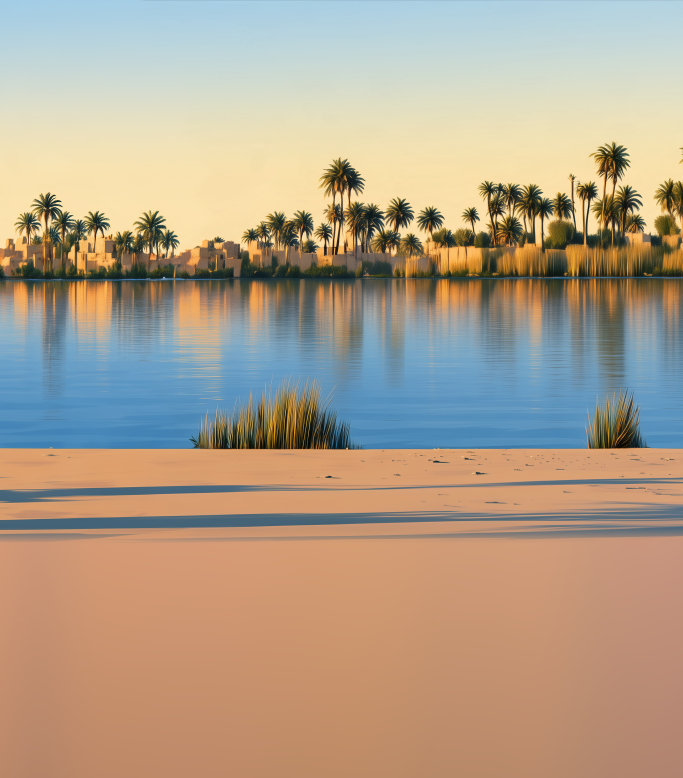
#> input picture assets/egipto/acto1/capas/medio_arena_1.png, 2048 x 2332 px (shown at 1/3 size); its folder holds only this picture in this run
$ python arena_delante.py ../../assets/egipto/acto1/capas/medio_arena_1.png
#> lines starting #> are read from the running program, lines starting #| are printed output that depends on the picture; after the words box and inside, x2 and y2 are one past the last pixel; in counts of white or black regions, pixels touching at a corner belong together
"""LA ARENA DE DELANTE, DEL MISMO SUELO QUE LA DE DETRAS (2026-10-29; el usuario:
"hay una linea rara donde se une las piedras con la arena... parece que son
suelos distintos"). La franja de delante (medio_arena_delante_N, la que tapa el
pie de las piezas) es lo de abajo de la imagen de la playa: mas rosada, fria y
oscura que la arena de detras, con las sombras azules de las palmeras (la raya
oscura bajo su borde). Aqui se rehace de medio_arena_N (como capas.py: lo de
debajo de Y_CORTE, con su rampa de alfa) y:
  - el color: arriba, el de la arena de justo encima de la costura (que casen
    al juntarse); hacia abajo se deja algo de lo suyo (lo cercano, algo mas
    oscuro, ABAJO_QUEDA);
  - las sombras azules de palmera, a sombra de arena: su azul al color de la
    arena y su luz, a medio camino de la de alrededor (tambien en la arena de
    detras, medio_arena_N, que se reescribe: limpiar_azul).
Nada pintado: el color y la luz salen de la misma imagen.

capas.py lo llama al acabar. Uso suelto: python -I tools/egipto/arena_delante.py [--ver carpeta]
"""
import glob
import os
import sys

import cv2
import numpy as np

AQUI = os.path.dirname(os.path.realpath(__file__))
sys.path.insert(0, AQUI)
import tira as T  # noqa: E402

PROYECTO = os.path.dirname(os.path.dirname(AQUI))
CAPAS = os.path.join(PROYECTO, "assets", "egipto", "acto1", "capas")
Y_CORTE = T.Y_PISA + 22      # (capas.py: medio(), y_corte)
RAMPA = 26.0
ENCIMA = (120, 20)           # filas por encima de la costura de donde se toma el color
ABAJO_QUEDA = 0.35           # lo que se deja del cambio de luz abajo del todo (el color, entero)
AZUL_DESDE = 3.0             # b de Lab por debajo del de la arena donde empieza a ser sombra azul
AZUL_HASTA = 12.0
LISO = 7.0                   # desviacion de la luz (Lab, 9 x 9) por encima de la cual es detalle, no sombra


def leer(r):
    return cv2.imread(r, cv2.IMREAD_UNCHANGED)


def _media_cercana(v, m, sigma):
    num = cv2.GaussianBlur(v * m, (0, 0), sigma)
    den = cv2.GaussianBlur(m, (0, 0), sigma)
    return np.where(den > 1e-3, num / np.maximum(den, 1e-3), v)


SUAVE_X = 300.0              # px: lo que se suaviza la correccion a lo largo (sin costuras entre trozos)
TOPE = 14.0                  # lo mas que se mueve cada canal de Lab


def _por_columnas(v, m, sigma):
    """La media por columna de v donde m, suavizada a lo largo (sigma px)."""
    num = cv2.GaussianBlur((v * m).sum(0, keepdims=True), (0, 0), sigmaX=sigma, sigmaY=0.01)
    den = cv2.GaussianBlur(m.sum(0, keepdims=True), (0, 0), sigmaX=sigma, sigmaY=0.01)
    return (num / np.maximum(den, 1e-3))[0]


def rehacer(arena):
    """arena: la tira entera de la arena (todos los trozos juntos)."""
    d = arena[Y_CORTE:].copy()
    H = d.shape[0]
    rampa = np.clip(np.arange(H) / RAMPA, 0, 1)[:, None]
    d[..., 3] = (d[..., 3] * rampa).astype(np.uint8)
    lab = cv2.cvtColor(d[..., :3], cv2.COLOR_BGR2LAB).astype(np.float32)
    ref = cv2.cvtColor(arena[Y_CORTE - ENCIMA[0]:Y_CORTE - ENCIMA[1], :, :3], cv2.COLOR_BGR2LAB).astype(np.float32)
    # la arena de referencia por columna, sin sus sombras azules (lo mas amarillo
    # de cada zona: b por encima de su mediana local)
    rb = ref[..., 2]
    med_b = _por_columnas(rb, np.ones_like(rb), SUAVE_X)
    sel_r = (rb >= med_b[None, :]).astype(np.float32)
    objetivo = np.stack([_por_columnas(ref[..., k], sel_r, SUAVE_X) for k in range(3)], 1)   # (W, 3)
    # las sombras azules de delante
    azul = np.clip((objetivo[None, :, 2] - lab[..., 2] - AZUL_DESDE) / (AZUL_HASTA - AZUL_DESDE), 0, 1)
    # (filo blando: las sombras grandes de la imagen tienen el borde duro y, ya
    # sin el azul, quedaba una cuna marron recortada)
    azul = cv2.GaussianBlur(azul, (0, 0), 4.0)
    limpio = (azul < 0.05).astype(np.float32)
    L_alrededor = _media_cercana(lab[..., 0], limpio, 60.0)
    lab[..., 0] += azul * (L_alrededor - lab[..., 0]) * 0.85
    for k in (1, 2):
        lab[..., k] += azul * (objetivo[None, :, k] - lab[..., k])
    # el color hacia el de la arena de encima, por columna (de lo de arriba de la franja)
    arriba = lab[: H // 3]
    m = limpio[: H // 3]
    actual = np.stack([_por_columnas(arriba[..., k], m, SUAVE_X) for k in range(3)], 1)
    dif = np.clip(objetivo - actual, -TOPE, TOPE)
    y = np.linspace(0, 1, H)[:, None]
    k_luz = 1.0 - (1.0 - ABAJO_QUEDA) * y
    lab[..., 0] += dif[None, :, 0] * k_luz
    lab[..., 1] += dif[None, :, 1]
    lab[..., 2] += dif[None, :, 2]
    d[..., :3] = cv2.cvtColor(np.clip(lab, 0, 255).astype(np.uint8), cv2.COLOR_LAB2BGR)
    return d, dif


def limpiar_azul(arena):
    """LA ARENA DE DETRAS, SIN LAS SOMBRAS AZULES DE PALMERA (2026-10-29): las
    que se veian entre las piedras (el shader solo las limpiaba en una franja a
    la altura del suelo). Lo azul respecto a la arena de alrededor (su b de Lab
    por debajo del de lo cercano), a sombra de arena: el color de la arena de al
    lado y la luz a medio camino. Solo en lo opaco (el filo con el agua, igual:
    si no, un halo color arena en la orilla). Se puede pasar dos veces: sin
    azul no cambia nada."""
    d = arena.copy()
    lab = cv2.cvtColor(d[..., :3], cv2.COLOR_BGR2LAB).astype(np.float32)
    opaco = (d[..., 3] > 230).astype(np.float32)
    b = lab[..., 2]
    # la arena de alrededor: lo que no queda por debajo de la media de la zona
    media = cv2.blur(b * opaco, (201, 61)) / np.maximum(cv2.blur(opaco, (201, 61)), 1e-3)
    m0 = ((b >= media - 1.0) * opaco).astype(np.float32)
    b_ref = _media_cercana(b, m0, 40.0)
    a_ref = _media_cercana(lab[..., 1], m0, 40.0)
    azul = np.clip((b_ref - b - AZUL_DESDE) / (AZUL_HASTA - AZUL_DESDE), 0, 1) * opaco
    # (solo lo liso: las matas de hierba plantadas en la arena tambien tienen
    # azules, pero con mucho detalle; una sombra es lisa. Por la desviacion de
    # la luz en 9 x 9, y lo que crece de lo descartado, fuera tambien)
    L = lab[..., 0]
    m1 = cv2.blur(L, (9, 9))
    desv = np.sqrt(np.maximum(cv2.blur(L * L, (9, 9)) - m1 * m1, 0))
    detalle = (desv > LISO).astype(np.uint8)
    # (las matas: manchas gruesas de detalle; los filos de una raya de sombra
    # fina tambien dan detalle, pero se van con la apertura)
    detalle = cv2.morphologyEx(detalle, cv2.MORPH_CLOSE, np.ones((9, 9), np.uint8))
    detalle = cv2.morphologyEx(detalle, cv2.MORPH_OPEN, cv2.getStructuringElement(cv2.MORPH_ELLIPSE, (15, 15)))
    detalle = cv2.dilate(detalle, np.ones((15, 15), np.uint8))
    azul *= 1.0 - detalle.astype(np.float32)
    azul = cv2.GaussianBlur(azul, (0, 0), 4.0) * opaco
    limpio = (azul < 0.05).astype(np.float32) * opaco
    L_alrededor = _media_cercana(lab[..., 0], limpio, 60.0)
    lab[..., 0] += azul * (L_alrededor - lab[..., 0]) * 0.85
    lab[..., 1] += azul * (a_ref - lab[..., 1])
    lab[..., 2] += azul * (b_ref - lab[..., 2])
    d[..., :3] = cv2.cvtColor(np.clip(lab, 0, 255).astype(np.uint8), cv2.COLOR_LAB2BGR)
    return d, float((azul > 0.5).mean())


def main():
    carpeta = sys.argv[sys.argv.index("--ver") + 1] if "--ver" in sys.argv else None
    rutas = [r for r in glob.glob(os.path.join(CAPAS, "medio_arena_*.png"))
             if os.path.basename(r)[len("medio_arena_"):-4].isdigit()]
    rutas.sort(key=lambda r: int(os.path.basename(r)[len("medio_arena_"):-4]))
    trozos = [leer(r) for r in rutas]
#> in leer, returned value is the input picture: shape (2332, 2048, 4); mean B, G, R, A 138.7, 159.4, 176.9, 111.8
#> trozos = 1 item
    anchos = [t.shape[1] for t in trozos]
#> anchos = [2048]
    arena, cuanto = limpiar_azul(np.hstack(trozos))
#> in limpiar_azul, `opaco = (d[..., 3] > 230).astype(np.float32)`:
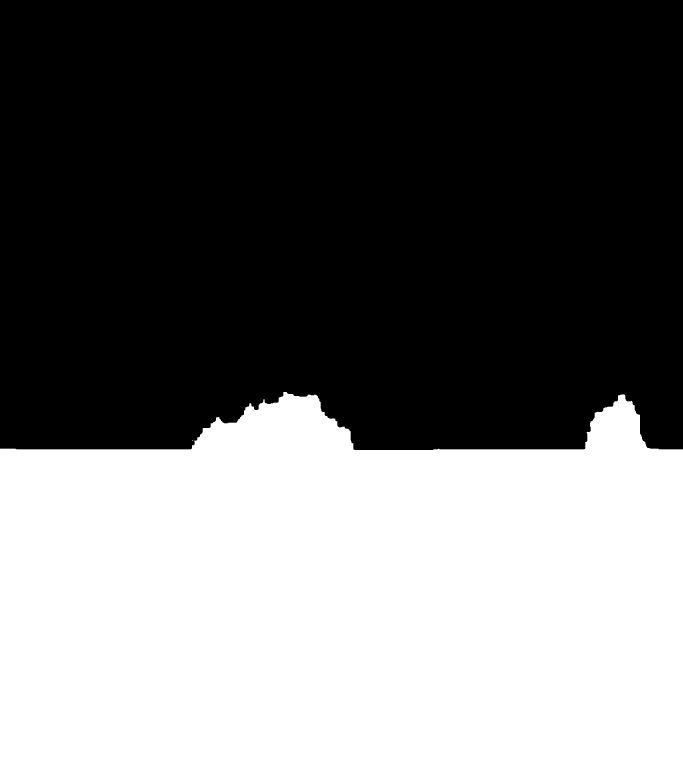
#> opaco: shape (2332, 2048) float32 (shown at 1/3 size); values 0 (black) and 1 (white), 43.7% white; 2 white regions (1 under 20 px), largest, box (x1, y1, x2, y2) and area: (0, 1176, 2048, 2332) 2088246
#> in limpiar_azul, `m0 = ((b >= media - 1.0) * opaco).astype(np.float32)`: m0: shape (2332, 2048) float32; values 0 (black) and 1 (white), 39.4% white; 228 white regions (182 under 20 px), largest, box (x1, y1, x2, y2) and area: (0, 1560, 2048, 2332) 1508329, (0, 1180, 2048, 1470) 223647, (0, 1450, 2048, 1560) 138039
#> in limpiar_azul, `detalle = (desv > LISO).astype(np.uint8)`: detalle: shape (2332, 2048); values 0 (black) and 1 (white), 20.3% white; 453 white regions (294 under 20 px), largest, box (x1, y1, x2, y2) and area: (0, 420, 2048, 1154) 669728, (0, 1128, 2048, 1385) 114115, (0, 1500, 2048, 1618) 73594
#> in limpiar_azul, `detalle = cv2.morphologyEx(detalle, cv2.MORPH_CLOSE, np.ones((9, 9), n..`: detalle: shape (2332, 2048); values 0 (black) and 1 (white), 21.8% white; 75 white regions (16 under 20 px), largest, box (x1, y1, x2, y2) and area: (0, 420, 2048, 1394) 854721, (0, 1500, 2048, 1625) 96284, (0, 1414, 2048, 1513) 49650
#> in limpiar_azul, `detalle = cv2.morphologyEx(detalle, cv2.MORPH_OPEN, cv2.getStructuring..`: detalle: shape (2332, 2048); values 0 (black) and 1 (white), 19.9% white; 28 white regions, largest, box (x1, y1, x2, y2) and area: (0, 421, 2048, 1369) 730860, (567, 1133, 1100, 1368) 74745, (1059, 1500, 2048, 1601) 54105
#> in limpiar_azul, `detalle = cv2.dilate(detalle, np.ones((15, 15), np.uint8))`: detalle: shape (2332, 2048); values 0 (black) and 1 (white), 24.6% white; 19 white regions, largest, box (x1, y1, x2, y2) and area: (0, 414, 2048, 1394) 866574, (560, 1126, 1107, 1375) 87922, (1052, 1493, 2048, 1608) 70496
#> in limpiar_azul, `limpio = (azul < 0.05).astype(np.float32) * opaco`: limpio: shape (2332, 2048) float32; values 0 (black) and 1 (white), 41.1% white; 2 white regions (1 under 20 px), largest, box (x1, y1, x2, y2) and area: (0, 1176, 2048, 2332) 1963362
#> call 3 of _media_cercana, with sigma = 60
#> in _media_cercana (call 3), `return np.where(den > 1e-3, num / np.maximum(den, 1e-3), v)`:
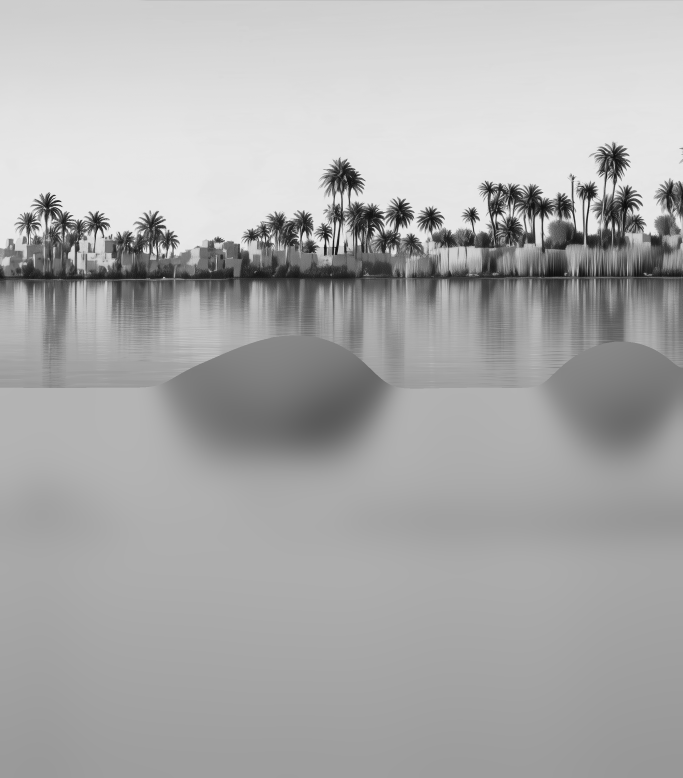
#> returned value: shape (2332, 2048) float32 (shown at 1/3 size); min 5, max 253, mean 171
#> cuanto = 0.0131
    print("arena de detras: %.1f %% era sombra azul" % (cuanto * 100))
#| arena de detras: 1.3 % era sombra azul
    x = 0
    for r, w in zip(rutas, anchos):
        cv2.imwrite(r, arena[:, x:x + w])
        x += w
#> this loop made 1 pass
#> (w, x) on pass 1: (2048, 2048)
#> after the loop, x = 2048
    d, dif = rehacer(arena)
#> in rehacer, `d[..., 3] = (d[..., 3] * rampa).astype(np.uint8)`:
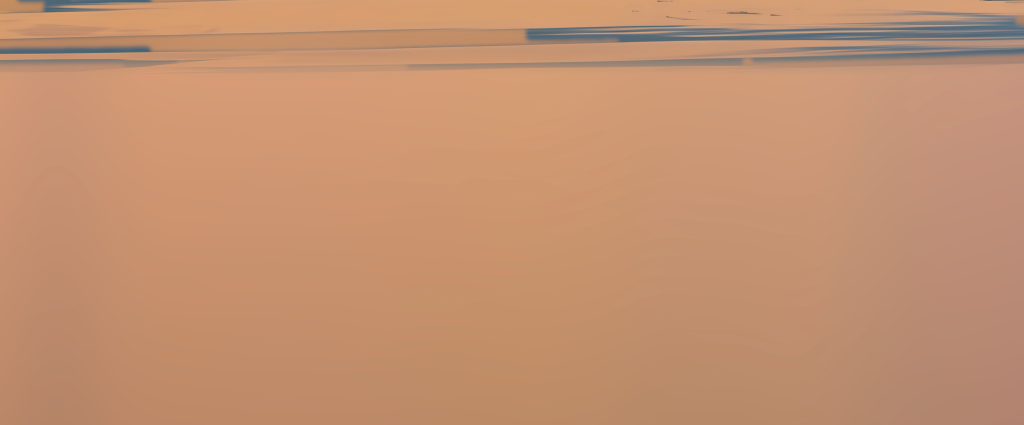
#> d: shape (850, 2048, 4) (shown at 1/2 size); mean B, G, R, A 112.5, 145.1, 195.3, 250.9
#> in rehacer, `med_b = _por_columnas(rb, np.ones_like(rb), SUAVE_X)`: med_b = 2048 values, max 161.5 at index 0, min 151.7 at index 2045, mean 157.6
#> in rehacer, `sel_r = (rb >= med_b[None, :]).astype(np.float32)`: sel_r: shape (100, 2048) float32; values 0 (black) and 1 (white), 79.5% white; 349 black regions (298 under 20 px), largest, box (x1, y1, x2, y2) and area: (0, 63, 2048, 100) 32148, (3, 19, 176, 39) 2037, (0, 63, 49, 90) 875
#> in rehacer, `objetivo = np.stack([_por_columnas(ref[..., k], sel_r, SUAVE_X) for k ..`: objetivo = 2048 rows, first 8: [179.5, 144.8, 162.7], [179.5, 144.8, 162.7], [179.5, 144.8, 162.7], [179.5, 144.8, 162.7], [179.5, 144.8, 162.7], [179.5, 144.8, 162.7], [179.5, 144.8, 162.7], [179.5, 144.8, 162.7]
#> in rehacer, `limpio = (azul < 0.05).astype(np.float32)`: limpio: shape (850, 2048) float32; values 0 (black) and 1 (white), 7.3% white; 3 white regions, box (x1, y1, x2, y2) and area: (0, 0, 2048, 71) 69037, (895, 144, 1244, 487) 57722, (1035, 507, 1065, 514) 161
#> call 4 of _media_cercana, with sigma = 60
#> in _media_cercana (call 4), `return np.where(den > 1e-3, num / np.maximum(den, 1e-3), v)`:
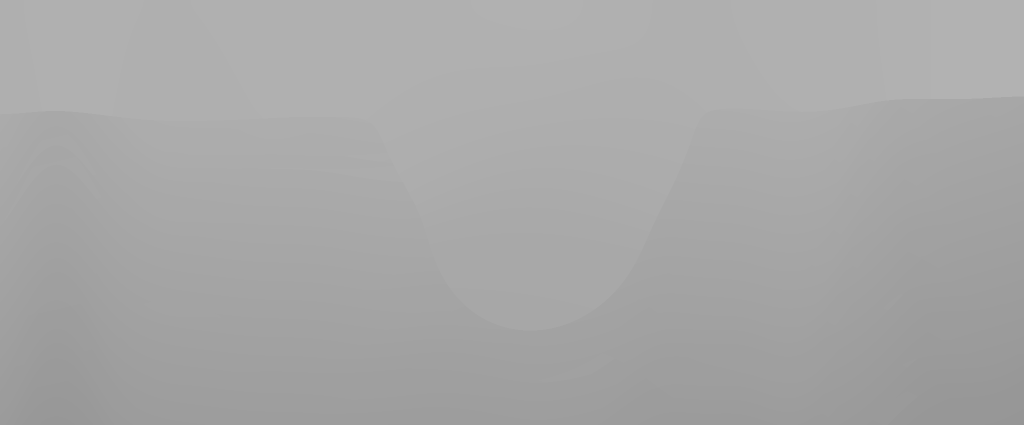
#> returned value: shape (850, 2048) float32 (shown at 1/2 size); min 149, max 178.6, mean 167.1
#> after the loop in rehacer, `for k in (1, 2):`:
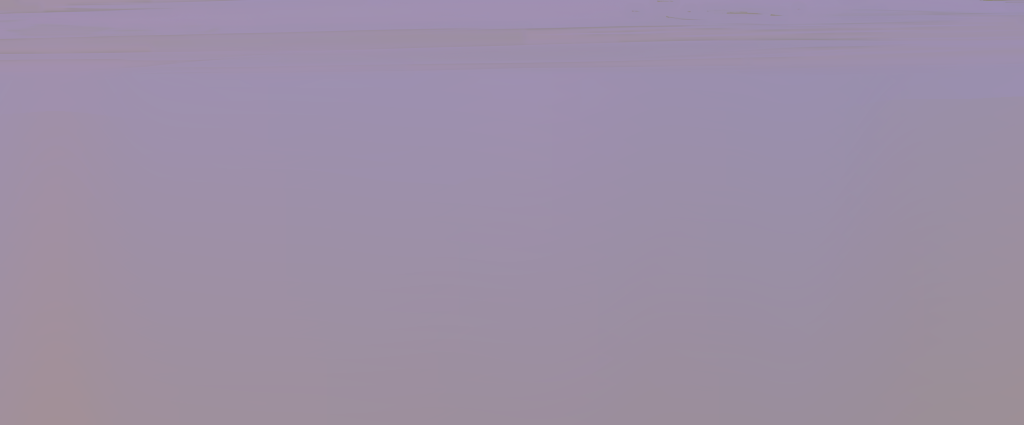
#> lab: shape (850, 2048, 3) float32 (shown at 1/2 size); mean B, G, R 165.9, 143.9, 158.7
#> in rehacer, `arriba = lab[: H // 3]`:
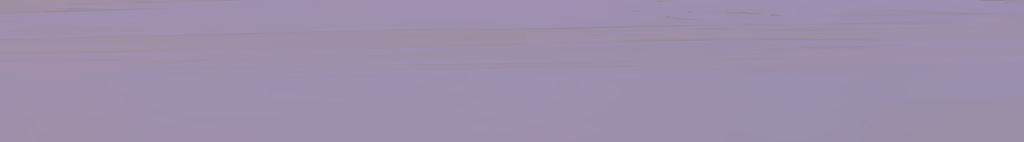
#> arriba: shape (283, 2048, 3) float32 (shown at 1/2 size); mean B, G, R 172.9, 143.8, 157.5
#> in rehacer, `m = limpio[: H // 3]`:
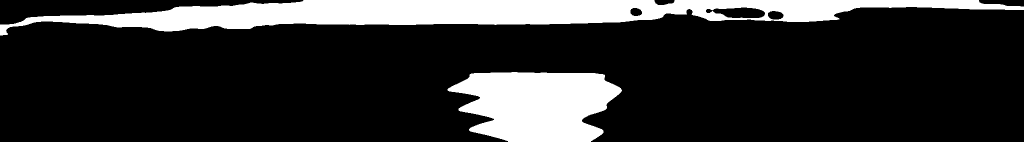
#> m: shape (283, 2048) float32 (shown at 1/2 size); values 0 (black) and 1 (white), 18.1% white; 2 white regions, box (x1, y1, x2, y2) and area: (0, 0, 2048, 71) 69037, (895, 144, 1244, 283) 36053
#> in rehacer, `actual = np.stack([_por_columnas(arriba[..., k], m, SUAVE_X) for k in ..`: actual = 2048 rows, first 8: [176.1, 144.4, 160.6], [176.1, 144.4, 160.6], [176.1, 144.4, 160.6], [176.1, 144.4, 160.6], [176.1, 144.4, 160.6], [176.1, 144.4, 160.6], [176.1, 144.4, 160.6], [176.1, 144.4, 160.6]
#> in rehacer, `dif = np.clip(objetivo - actual, -TOPE, TOPE)`: dif = 2048 rows, first 8: [3.37, 0.397, 2.09], [3.37, 0.397, 2.09], [3.37, 0.397, 2.09], [3.37, 0.397, 2.09], [3.37, 0.397, 2.09], [3.37, 0.397, 2.09], [3.37, 0.397, 2.09], [3.37, 0.397, 2.09]
    x = 0
    for r, w in zip(rutas, anchos):
        n = os.path.basename(r)[len("medio_arena_"):-4]
        p = d[:, x:x + w]
        cv2.imwrite(os.path.join(CAPAS, "medio_arena_delante_%s.png" % n), p)
        print("medio_arena_delante_%s: cambio Lab medio %s" % (n, dif[x:x + w].mean(0).round(1)))
        if carpeta:
            a = p[..., 3:] / 255.0
            v = (p[..., :3] * a + 255 * (1 - a)).astype(np.uint8)
            cv2.imwrite(os.path.join(carpeta, "delante_%s.jpg" % n), cv2.resize(v[:400], None, fx=0.5, fy=0.5))
        x += w
#> after the loop, x = 2048


if __name__ == "__main__":
    main()
